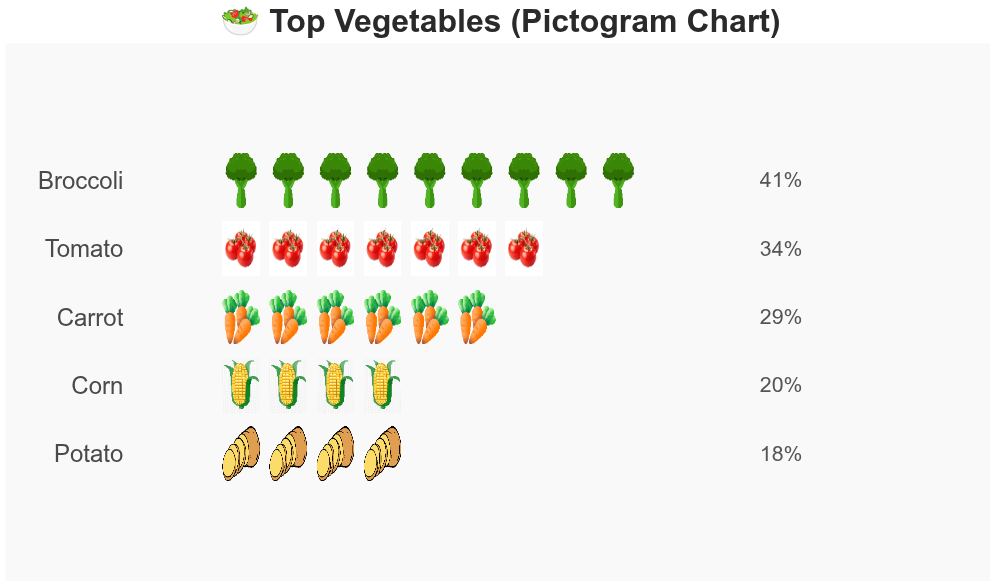

The Python source for this figure:
from bokeh.plotting import figure, output_file, show
from bokeh.models import ColumnDataSource
import math
from bokeh_rocks import save_plot
# ===== Data =====
vegetables = [
    'Broccoli', 'Tomato', 'Carrot', 'Corn', 'Potato'
]

# Good working public icons (small size)
vegetable_icons = {
    'Broccoli': 'https://cdn-icons-png.flaticon.com/512/188/188308.png',
    'Tomato': 'https://encrypted-tbn0.gstatic.com/images?q=tbn:ANd9GcSiD3zRQwB4gfbFbAqpGK4UkEm7FVA3ys44PA&s',
    'Carrot': 'https://cdn-icons-png.flaticon.com/512/7226/7226674.png',
    'Corn': 'https://www.vhv.rs/dpng/d/475-4755857_jason-b-graham-corn-icon-f2b523-free-download.png',
    'Potato': 'https://static.vecteezy.com/system/resources/thumbnails/012/227/446/small_2x/sliced-potatoes-color-png.png'
}

# Some more natural percentages
percentages = [41, 34, 29, 20, 18]
icon_counts = [math.ceil(p / 5) for p in percentages]

# Expand data
x = []
y = []
imgs = []
labels = []
numbers = []

for i, count in enumerate(icon_counts):
    for j in range(count):
        x.append(j)
        y.append(-i)
        imgs.append(vegetable_icons[vegetables[i]])
        labels.append(vegetables[i])
    numbers.append(percentages[i])

source = ColumnDataSource(data=dict(
    x=x, y=y, imgs=imgs, label=labels
))

# ===== Plot =====
p = figure(
    height=600, width=1000,
    title="🥗 Top Vegetables (Pictogram Chart)",
    toolbar_location=None,
    x_range=(-5, max(icon_counts)+7),
    y_range=(-len(vegetables)-1, 2),
    tools=""
)

# Plot the real images
p.image_url(
    url='imgs', x='x', y='y',
    w=0.8, h=0.8, anchor="center", source=source
)

# Vegetable names at left
for i, veg in enumerate(vegetables):
    p.text(
        x=[-2.5], y=[-i],
        text=[veg],
        text_font_size="18pt",
        text_color="#4a4a4a",
        text_align='right',
        text_baseline='middle'
    )

# Percentages at right
for i, number in enumerate(numbers):
    p.text(
        x=[max(icon_counts)+2], y=[-i],
        text=[f"{number}%"],
        text_font_size="16pt",
        text_color="#555555",
        text_align='left',
        text_baseline='middle'
    )

# ===== Style tweaks for better look =====
p.axis.visible = False
p.grid.visible = False
p.outline_line_color = None
p.background_fill_color = "#f9f9f9"
p.title.text_font_size = "24pt"
p.title.align = "center"
p.title.text_color = "#2a2a2a"

# ===== Output =====
show(p)
save_plot(p, 'output/pictorial_02')
